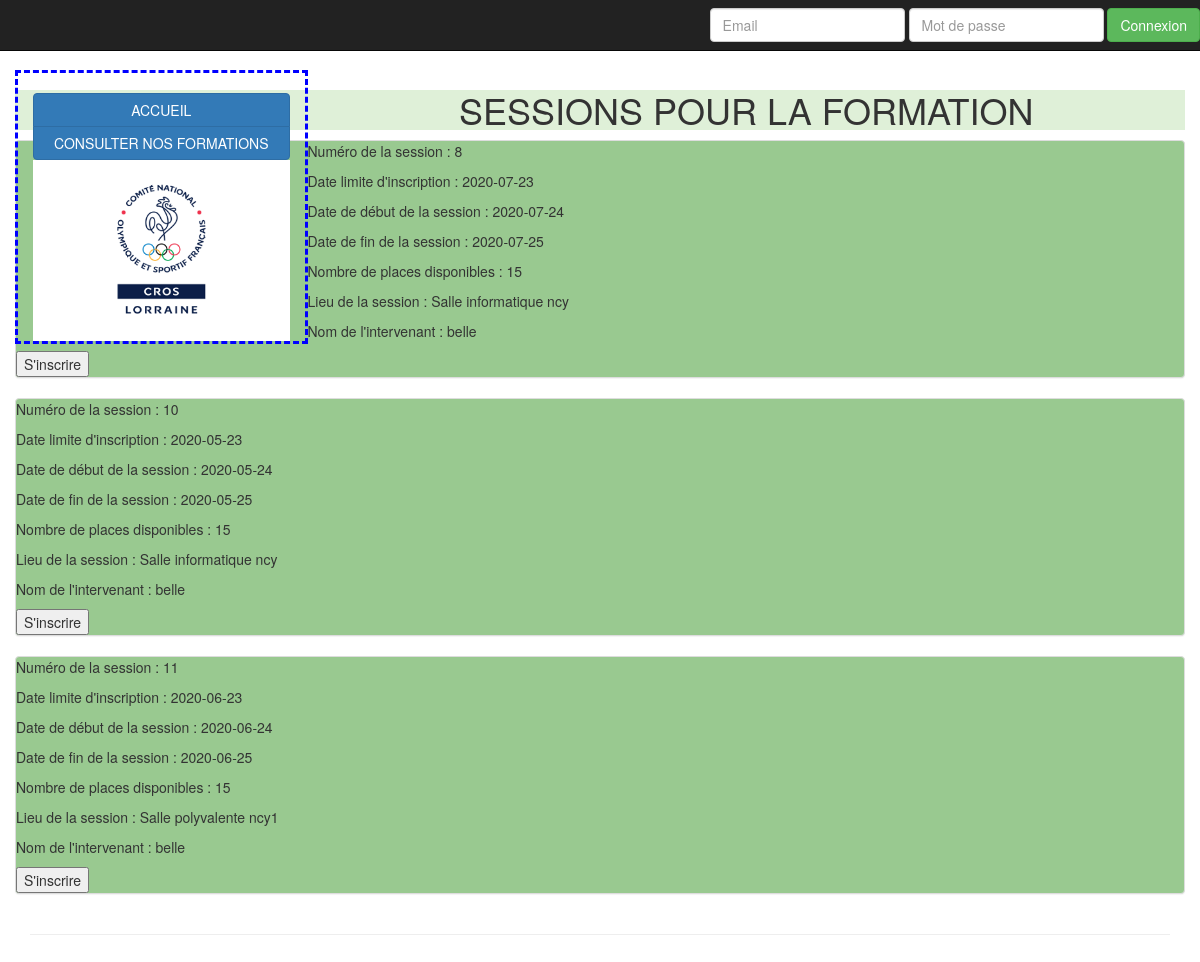
Screenshot of /listeSessions.php?numFormation=3 with the database file from the repository.
### tables this page shows
CREATE TABLE `session` (
  `numSession` int(11) NOT NULL,
  `dateLimiteInscription` date NOT NULL,
  `dateSession` date NOT NULL,
  `dateFinSession` date NOT NULL,
  `idIntervenant` int(11) NOT NULL,
  `idLieu` int(11) NOT NULL,
  `numFormation` int(11) NOT NULL,
  `nbPlaces` int(11) DEFAULT NULL
);

CREATE TABLE `lieu` (
  `idLieu` int(11) NOT NULL,
  `nomLieu` varchar(50) NOT NULL,
  `adresse` varchar(200) NOT NULL,
  `codePostal` varchar(5) NOT NULL,
  `ville` varchar(50) NOT NULL
);

CREATE TABLE `intervenant` (
  `idIntervenant` int(11) NOT NULL,
  `nom` varchar(50) NOT NULL,
  `prenom` varchar(50) NOT NULL,
  `titre` varchar(50) NOT NULL
);

### _fonctionsBDD.inc.php (called while the page is built, shortened)
<?php
function connexionBDD() {
    $pdo = null;
    try {
        $pdo = new PDO(
                'mysql:host=localhost;dbname=croslformations', 'root', '',
                array(PDO::MYSQL_ATTR_INIT_COMMAND => "SET NAMES utf8")
        );
    } catch (PDOException $err) {
        $messageErreur = $err->getMessage();
        error_log($messageErreur, 0);
    }
    return $pdo;
}
function listeSessions($numFormation){
	$sessions = array();
	$pdo = connexionBDD();
	if ($pdo != null){
		$req = "SELECT `numSession`, `dateLimiteInscription`, `dateSession`, "
                        . "`dateFinSession`,`numFormation`, "
                        . "`nbPlaces`, lieu.nomLieu, intervenant.nom from session, lieu, intervenant where numFormation='$numFormation' AND session.idLieu = lieu.idLieu AND session.idIntervenant = intervenant.idIntervenant";
		$pdoStatement = $pdo->query ($req);
		$sessions = $pdoStatement->fetchAll(PDO::FETCH_ASSOC);
	}
	return $sessions;
}

### listeSessions.php (the view, shortened to what this page needs)
<?php
include_once '_debut.inc.php';
$numFormation = $_GET['numFormation'];
$objectif = $_GET['objectif'];
?>
<div class="container">
    <div class="row ">
        <div class="col-md-3 border">
            <br />
            <div id="menuGauche" class="btn-group-vertical btn-block">
                <a href="index.php" class="btn btn-primary btn-block">
                    ACCUEIL</a>
                <a href="listeFormations.php" class="btn btn-primary ">
                    CONSULTER NOS FORMATIONS</a>
                    </div>
            <img src="img/crosl.png" class="img-responsive" alt="Responsive image">
        </div>
        <h1 class="text-uppercase text-center bg-success">Sessions pour la formation <?php echo $objectif ?></h1>
				<?php
				$sessions = listeSessions($numFormation);
				foreach ($sessions as $session) {
					?>
					<article class="panel panel-default articleEtablissemnt bgColorTheme" border=1>
						<form method="POST" action="inscriptionSession.traitement.php">
							<p>Numéro de la session : <?php echo $session['numSession']; ?></p>
							<p>Date limite d'inscription : <?php echo $session['dateLimiteInscription']; ?></p>
							<p>Date de début de la session : <?php echo $session['dateSession']; ?></p>
							<p>Date de fin de la session : <?php echo $session['dateFinSession']; ?></p>
							<p>Nombre de places disponibles : <?php echo $session['nbPlaces']; ?></p>
                                                        <p>Lieu de la session : <?php echo $session['nomLieu']; ?></p>
                                                        <p>Nom de l'intervenant : <?php echo $session['nom']; ?></p>
							<input type="submit" name="valider" value="S'inscrire">
					</form>
					</article>
				<?php
				}
				?>
		</div>
    <hr>
</div>

### rows the page displays
session: numSession "8", dateLimiteInscription "2020-07-23", dateSession "2020-07-24", dateFinSession "2020-07-25", nbPlaces "15", idLieu.nomLieu "Salle informatique ncy", idIntervenant.nom "belle"
session: numSession "10", dateLimiteInscription "2020-05-23", dateSession "2020-05-24", dateFinSession "2020-05-25", nbPlaces "15", idLieu.nomLieu "Salle informatique ncy", idIntervenant.nom "belle"
session: numSession "11", dateLimiteInscription "2020-06-23", dateSession "2020-06-24", dateFinSession "2020-06-25", nbPlaces "15", idLieu.nomLieu "Salle polyvalente ncy1", idIntervenant.nom "belle"
